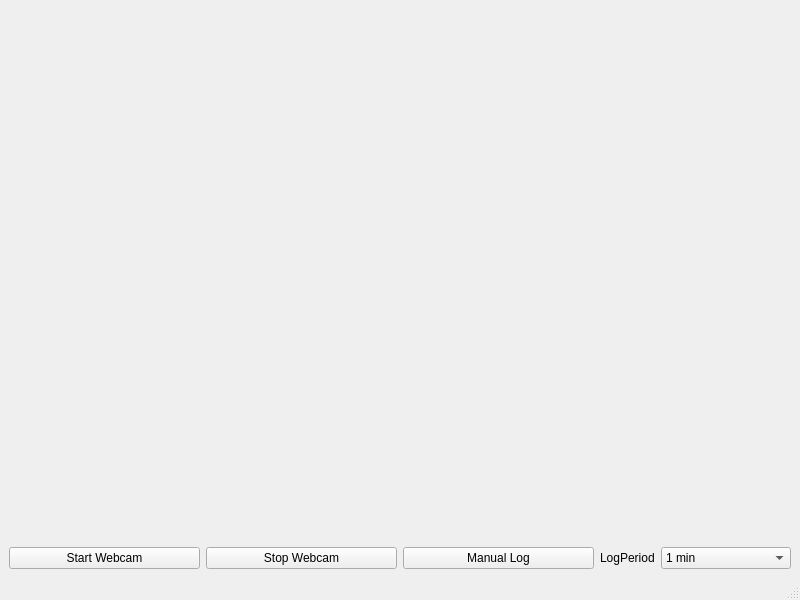
<?xml version="1.0" encoding="UTF-8"?>
<ui version="4.0">
 <class>MainWindow</class>
 <widget class="QMainWindow" name="MainWindow">
  <property name="geometry">
   <rect>
    <x>0</x>
    <y>0</y>
    <width>800</width>
    <height>600</height>
   </rect>
  </property>
  <property name="windowTitle">
   <string>MainWindow</string>
  </property>
  <widget class="QWidget" name="centralwidget">
   <layout class="QVBoxLayout" name="verticalLayout">
    <item>
     <layout class="QHBoxLayout" name="horizontalLayout">
      <item>
       <widget class="QLabel" name="WebcamLabel">
        <property name="text">
         <string/>
        </property>
       </widget>
      </item>
     </layout>
    </item>
    <item>
     <layout class="QHBoxLayout" name="horizontalLayout_3">
      <item>
       <widget class="QLabel" name="ExpLabel">
        <property name="text">
         <string/>
        </property>
       </widget>
      </item>
     </layout>
    </item>
    <item>
     <spacer name="verticalSpacer">
      <property name="orientation">
       <enum>Qt::Vertical</enum>
      </property>
      <property name="sizeHint" stdset="0">
       <size>
        <width>20</width>
        <height>40</height>
       </size>
      </property>
     </spacer>
    </item>
    <item>
     <layout class="QHBoxLayout" name="horizontalLayout_2">
      <item>
       <widget class="QPushButton" name="StartWebcamButton">
        <property name="text">
         <string>Start Webcam</string>
        </property>
       </widget>
      </item>
      <item>
       <widget class="QPushButton" name="StopWebcamButton">
        <property name="text">
         <string>Stop Webcam</string>
        </property>
       </widget>
      </item>
      <item>
       <widget class="QPushButton" name="ManualButton">
        <property name="text">
         <string>Manual Log</string>
        </property>
       </widget>
      </item>
      <item>
       <layout class="QFormLayout" name="formLayout_3">
        <item row="0" column="0">
         <widget class="QLabel" name="logPeriodLabel_2">
          <property name="text">
           <string>LogPeriod</string>
          </property>
         </widget>
        </item>
        <item row="0" column="1">
         <widget class="QComboBox" name="LogPeriodCombo">
          <item>
           <property name="text">
            <string>1 min</string>
           </property>
          </item>
          <item>
           <property name="text">
            <string>5 min</string>
           </property>
          </item>
         </widget>
        </item>
       </layout>
      </item>
     </layout>
    </item>
   </layout>
  </widget>
  <widget class="QMenuBar" name="menubar">
   <property name="geometry">
    <rect>
     <x>0</x>
     <y>0</y>
     <width>800</width>
     <height>24</height>
    </rect>
   </property>
  </widget>
  <widget class="QStatusBar" name="statusbar"/>
 </widget>
 <resources/>
 <connections/>
</ui>
